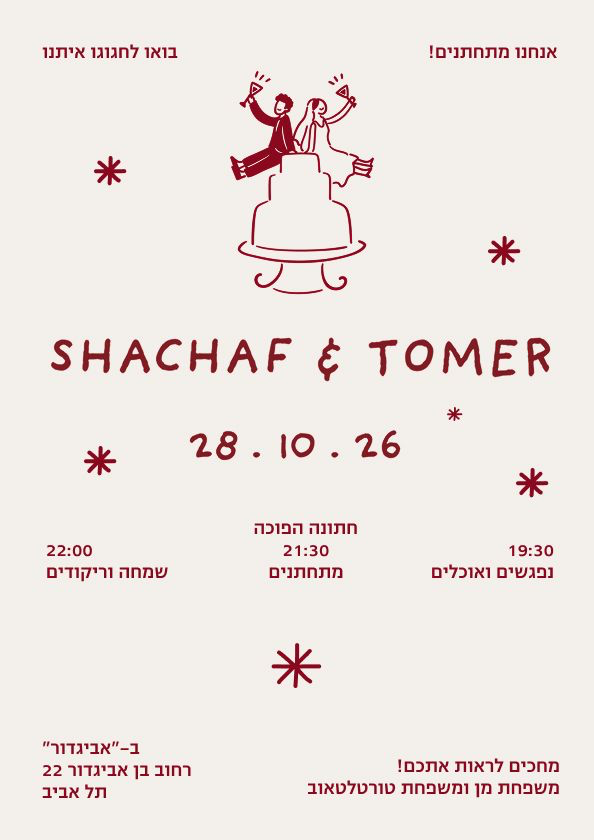
#> input picture wedding/tools/invitation-src/invitation.png, 594 x 840 px
$ python trace_invitation.py
#> lines starting #> are read from the running program, lines starting #| are printed output that depends on the picture; after the words box and inside, x2 and y2 are one past the last pixel; in counts of white or black regions, pixels touching at a corner belong together
#> in main, img is the input picture: PIL image 594x840 RGB; mean R, G, B 238.2, 230.4, 226.4
"""Turn the printed invitation into the vector artwork the paper page uses.

The couple, the hand lettering and the asterisk on wedding/paper/ are not
drawings of the printed invitation — they are the invitation, traced. This is
the tool that does it, so none of those SVGs is a magic file nobody can
regenerate.

The scan is only 594x840, which puts the illustration at 157x236 pixels: far
too small for a screen and soft at any enlargement. Rather than ship it as a
raster, each piece is lifted to vector:

  1. Sample the two colours off the scan itself rather than matching by eye.
  2. Recover ink coverage per pixel by projecting the pixel onto the
     paper->ink line. That keeps the anti-aliasing the artwork was drawn with,
     so edges stay smooth instead of going to a 1px staircase.
  3. Supersample 4-8x, threshold, and hand that to potrace, which then follows
     the smooth edge rather than the pixel grid.
  4. Re-emit as a compact SVG with the ink baked in.

The sub-motifs — the couple on their own, the burst strokes beside a raised
glass — are cut from the traced paths by index, not by cropping pixels. A
pixel crop slices through whatever crosses its edge: the first attempt at
"the cake without the couple" cut a tier in half, because the couple sits on
the cake and the two overlap. Paths do not have that problem.

    python3 tools/trace_invitation.py              # everything
    python3 tools/trace_invitation.py --list       # path bounding boxes only

Needs `potrace` on PATH (apt-get install potrace) plus Pillow and numpy.
"""
import argparse
import pathlib
import re
import subprocess
import sys
import tempfile
import xml.dom.minidom
from xml.sax.saxutils import escape

import numpy as np
from PIL import Image

ROOT = pathlib.Path(__file__).resolve().parent.parent
SCAN = ROOT / "tools" / "invitation-src" / "invitation.png"
OUT = ROOT / "paper"

# Regions of the scan, in its own 594x840 pixel space. Measured by scanning for
# bands of ink down the sheet, not guessed.
REGIONS = {
    "cake":     dict(box=(180, 60, 430, 300), scale=4, label="איור: שחף ותומר יושבים על עוגת חתונה ומרימים כוסית"),
    "asterisk": dict(box=(262, 636, 330, 695), scale=6, pad=3, label=""),
    # pad is tighter on the lettering: its viewBox sets the aspect-ratio the
    # page reserves for it, so a looser margin here silently stretches the type
    "names":    dict(box=(45, 330, 556, 392), scale=4, pad=4, label="SHACHAF & TOMER"),
    "date":     dict(box=(183, 415, 406, 490), scale=5, pad=4, label="28.10.26"),
}

# Sub-motifs, cut out of cake.svg by path index once it has been traced.
# The indices are stable for a given trace; --list prints them with their
# bounding boxes so they can be re-checked after any change above.
PARTS = {
    # the two figures, their glasses and the burst strokes. NOT paths 10 and
    # 11: by bounding box they look like dangling legs, but they are the top
    # tier's two side edges, and including them leaves a stub of cake floating
    # under the couple.
    "couple": dict(paths=range(0, 10), box=(22, 22, 592, 482), label="שחף ותומר מרימים כוסית"),
    # the three short strokes that fly off the raised glass on the right
    "clink":  dict(paths=(1, 3, 5), box=(417, 33, 67, 55), label=""),
}


def coverage(img: Image.Image) -> tuple[np.ndarray, tuple[int, int, int]]:
    """Per-pixel ink coverage, 0 where the pixel is bare paper and 1 where it
    is solid ink, plus the ink colour it found."""
    a = np.asarray(img.convert("RGB")).astype(np.float32)

    flat = a.reshape(-1, 3)
    colours, counts = np.unique(flat.astype(np.uint8), axis=0, return_counts=True)
    paper = colours[counts.argmax()].astype(np.float32)
#> paper = [243, 240, 235]

    # the ink is the median of everything far from the paper; a plain "most
    # common other colour" picks up compression noise instead
    far = flat[np.abs(flat - paper).sum(axis=1) > 200]
    ink = np.median(far, axis=0)
#> ink = [127, 30, 42]

    d = ink - paper
#> d = [-116, -210, -193]
    cov = np.clip(((a - paper) @ d) / (d @ d), 0, 1)
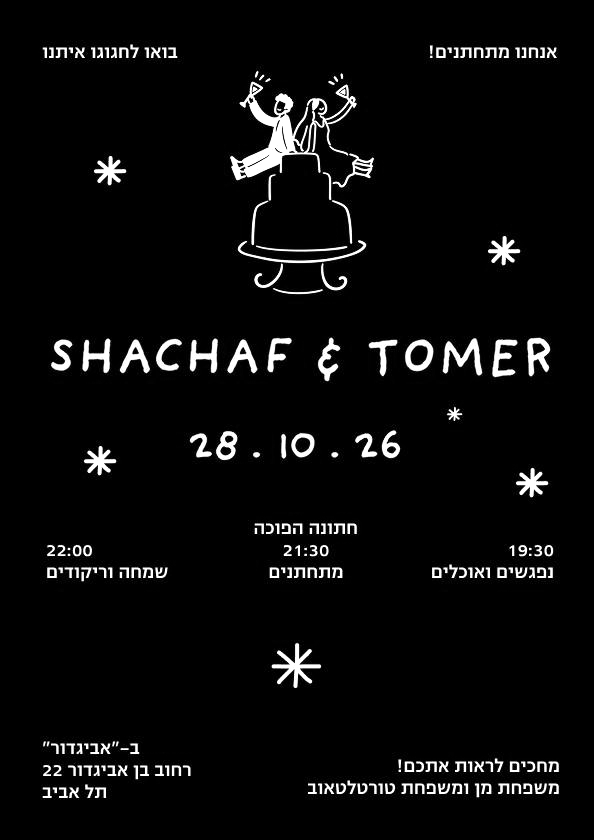
#> cov: shape (840, 594) float32; min 0, max 1, mean 0.044
    return cov, tuple(int(c) for c in ink)


def trace(cov: np.ndarray, box, scale: int, pad: int) -> tuple[str, int, int]:
    """Crop, supersample, threshold, potrace. Returns the raw SVG."""
    x0, y0, x1, y1 = box
    sub = cov[y0:y1, x0:x1]
    ys, xs = np.where(sub > 0.12)
    sub = sub[max(0, ys.min() - pad):ys.max() + pad + 1,
              max(0, xs.min() - pad):xs.max() + pad + 1]

    big = Image.fromarray((np.clip(sub * 1.14, 0, 1) * 255).astype(np.uint8), "L")
    big = big.resize((big.width * scale, big.height * scale), Image.LANCZOS)
    bw = np.where(np.asarray(big) > 118, 0, 255).astype(np.uint8)

    with tempfile.TemporaryDirectory() as tmp:
        pgm = pathlib.Path(tmp) / "in.pgm"
        svg = pathlib.Path(tmp) / "out.svg"
        Image.fromarray(bw, "L").save(pgm)
        subprocess.run(["potrace", "-s", "-o", str(svg), "--turdsize", "2",
                        "--alphamax", "1.1", "--opttolerance", "0.28", str(pgm)],
                       check=True)
        return svg.read_text(), big.width, big.height


def emit(raw: str, ink: str, label: str, box=None) -> str:
    """Repack potrace's output as one compact SVG with the ink baked in."""
    w = float(re.search(r'width="([\d.]+)pt"', raw).group(1))
    h = float(re.search(r'height="([\d.]+)pt"', raw).group(1))
    transform = re.search(r'<g transform="([^"]+)"', raw).group(1)
    body = "".join(f'<path d="{p.strip()}"/>' for p in re.findall(r'<path d="(.*?)"/>', raw, re.S))

    view = f"{box[0]} {box[1]} {box[2]} {box[3]}" if box else f"0 0 {w:.0f} {h:.0f}"
    # escape(): an unescaped & in aria-label ("SHACHAF & TOMER") is a parse
    # error. A separate .svg file is read as XML, so the whole image silently
    # fails to load — it does not degrade, it disappears.
    a11y = f' role="img" aria-label="{escape(label)}"' if label else ' aria-hidden="true"'
    out = (f'<svg xmlns="http://www.w3.org/2000/svg" viewBox="{view}"{a11y}>'
           f'<g transform="{transform}" fill="{ink}" stroke="none">{body}</g></svg>')
    xml.dom.minidom.parseString(out)          # never write something that will not parse
    return out


def main() -> int:
    ap = argparse.ArgumentParser()
    ap.add_argument("--list", action="store_true",
                    help="print the traced cake's path bounding boxes and stop")
    args = ap.parse_args()

    if not SCAN.exists():
        print(f"missing {SCAN.relative_to(ROOT)}")
        return 1

    img = Image.open(SCAN)
    cov, ink_rgb = coverage(img)
#> ink_rgb = (127, 30, 42)
    ink = "#{:02x}{:02x}{:02x}".format(*ink_rgb)
#> ink = '#7f1e2a'
    print(f"scan {img.size[0]}x{img.size[1]}   ink {ink}\n")
#| scan 594x840   ink #7f1e2a

    OUT.mkdir(parents=True, exist_ok=True)
    cake_raw = None
    for name, cfg in REGIONS.items():
        raw, w, h = trace(cov, cfg["box"], cfg["scale"], cfg.get("pad", 6))
        if name == "cake":
            cake_raw = raw
        svg = emit(raw, ink, cfg["label"])
        (OUT / f"{name}.svg").write_text(svg, encoding="utf-8")
        print(f"  {name + '.svg':16} {len(svg) / 1024:6.1f} KB   traced at {w}x{h}")
#> this loop made 1 pass
#> pass 1, in trace, `sub = cov[y0:y1, x0:x1]`:
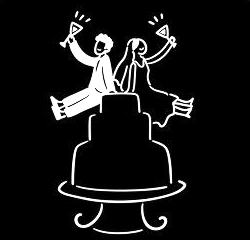
#> sub: shape (240, 250) float32; min 0, max 1, mean 0.0865
#> pass 1, in trace, `sub = sub[max(0, ys.min() - pad):ys.max() + pad + 1, max(0, xs.min() -..`:
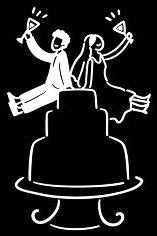
#> sub: shape (236, 157) float32; min 0, max 1, mean 0.14
#> pass 1, in trace, `big = Image.fromarray((np.clip(sub * 1.14, 0, 1) * 255).astype(np.uint..`:
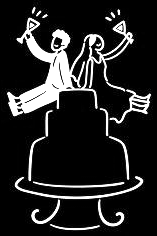
#> big: PIL image 157x236 L; min 0, max 255, mean 36.9
#> pass 1, in trace, `big = big.resize((big.width * scale, big.height * scale), Image.LANCZOS)`:
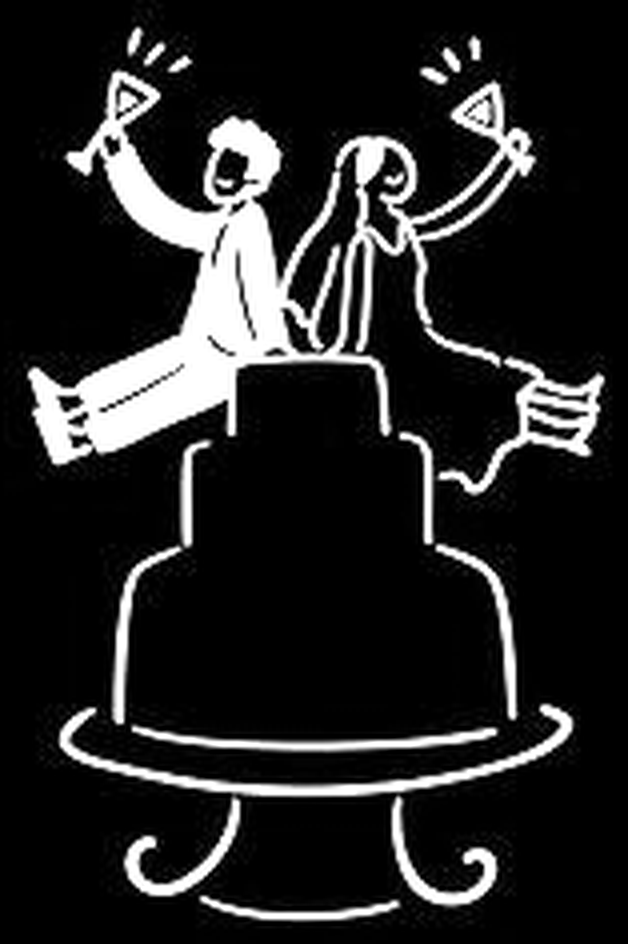
#> big: PIL image 628x944 L; min 0, max 255, mean 36.6

    paths = re.findall(r'<path d="(.*?)"/>', cake_raw, re.S)
    transform = re.search(r'<g transform="([^"]+)"', cake_raw).group(1)

    if args.list:
        print(f"\n{len(paths)} paths in the illustration — check indices here "
              f"before changing PARTS above")
        return 0

    print()
    for name, cfg in PARTS.items():
        body = "".join(f'<path d="{paths[i].strip()}"/>' for i in cfg["paths"])
        b = cfg["box"]
        label = cfg["label"]
        a11y = f' role="img" aria-label="{escape(label)}"' if label else ' aria-hidden="true"'
        svg = (f'<svg xmlns="http://www.w3.org/2000/svg" viewBox="{b[0]} {b[1]} {b[2]} {b[3]}"{a11y}>'
               f'<g transform="{transform}" fill="{ink}" stroke="none">{body}</g></svg>')
        xml.dom.minidom.parseString(svg)
        (OUT / f"{name}.svg").write_text(svg, encoding="utf-8")
        print(f"  {name + '.svg':16} {len(svg) / 1024:6.1f} KB   cut from the illustration by path")

    return 0


if __name__ == "__main__":
#> (the run stopped early here; a loop or call above may not have finished)

$ run again, with wedding/tools/pull-original/01.webp saved as wedding/tools/invitation-src/invitation.png
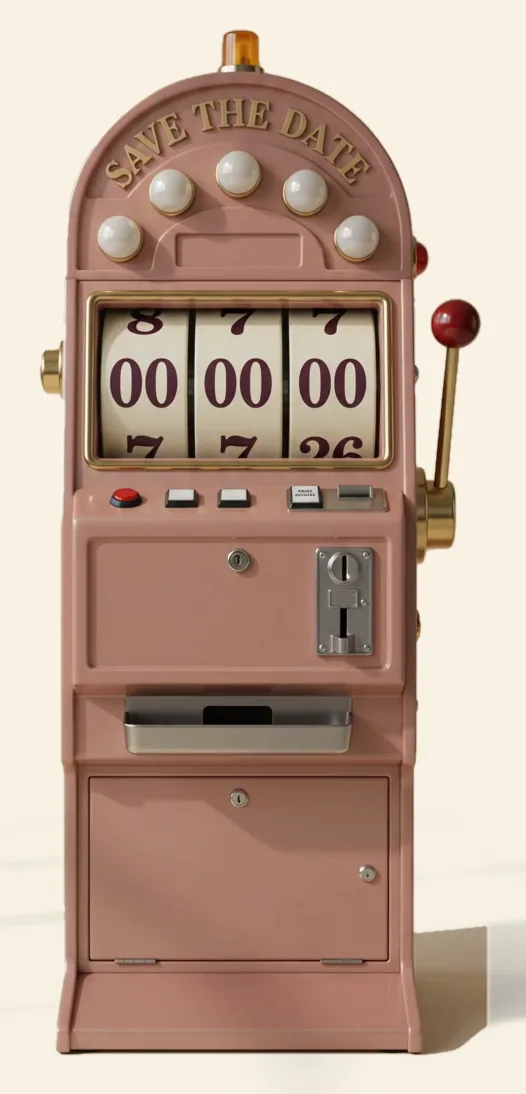
#> input picture wedding/tools/pull-original/01.webp, 526 x 1094 px
#> in main, img is the input picture: PIL image 526x1094 RGB; mean R, G, B 188, 163.2, 147
#> paper = [249, 242, 228]
#> in coverage, `ink = np.median(far, axis=0)`: ink = [159, 118, 99]
#> d = [-90, -124, -129]
#> in coverage, `cov = np.clip(((a - paper) @ d) / (d @ d), 0, 1)`:
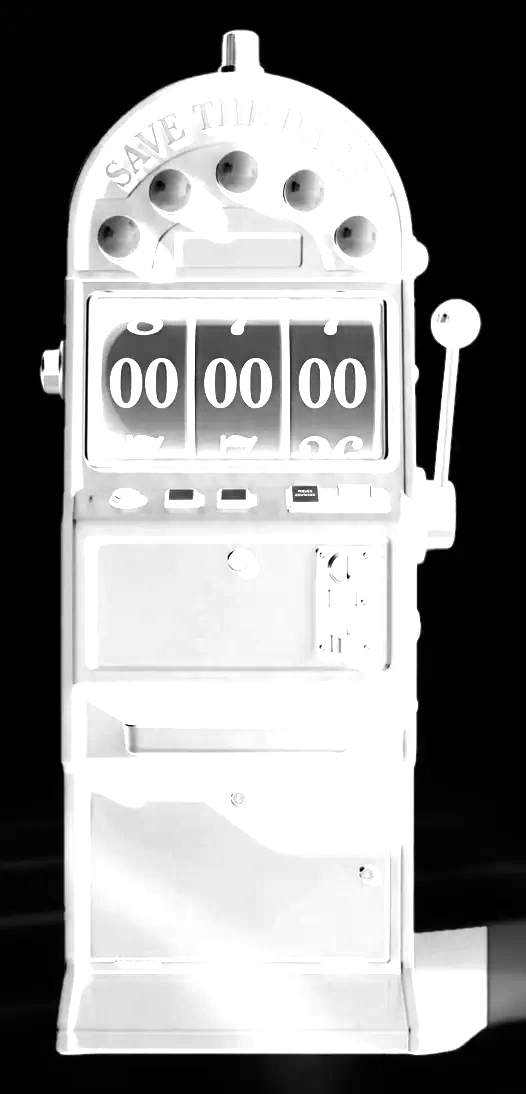
#> cov: shape (1094, 526) float32; min 0, max 1, mean 0.56
#> ink_rgb = (159, 118, 99)
#> in main, `ink = "#{:02x}{:02x}{:02x}".format(*ink_rgb)`: ink = '#9f7663'
#| scan 526x1094   ink #9f7663
#> the loop in main, `for name, cfg in REGIONS.items():` made 1 pass
#> pass 1, in trace, `bw = np.where(np.asarray(big) > 118, 0, 255).astype(np.uint8)`:
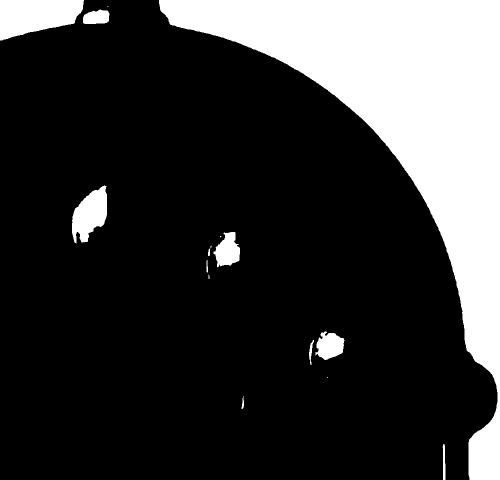
#> bw: shape (960, 1000) (shown at 1/2 size); 21.5% white; 16 white regions (5 under 20 px), largest, box (x1, y1, x2, y2) and area: (318, 0, 1000, 960) 184992, (0, 0, 168, 81) 9880, (144, 371, 214, 487) 5084
